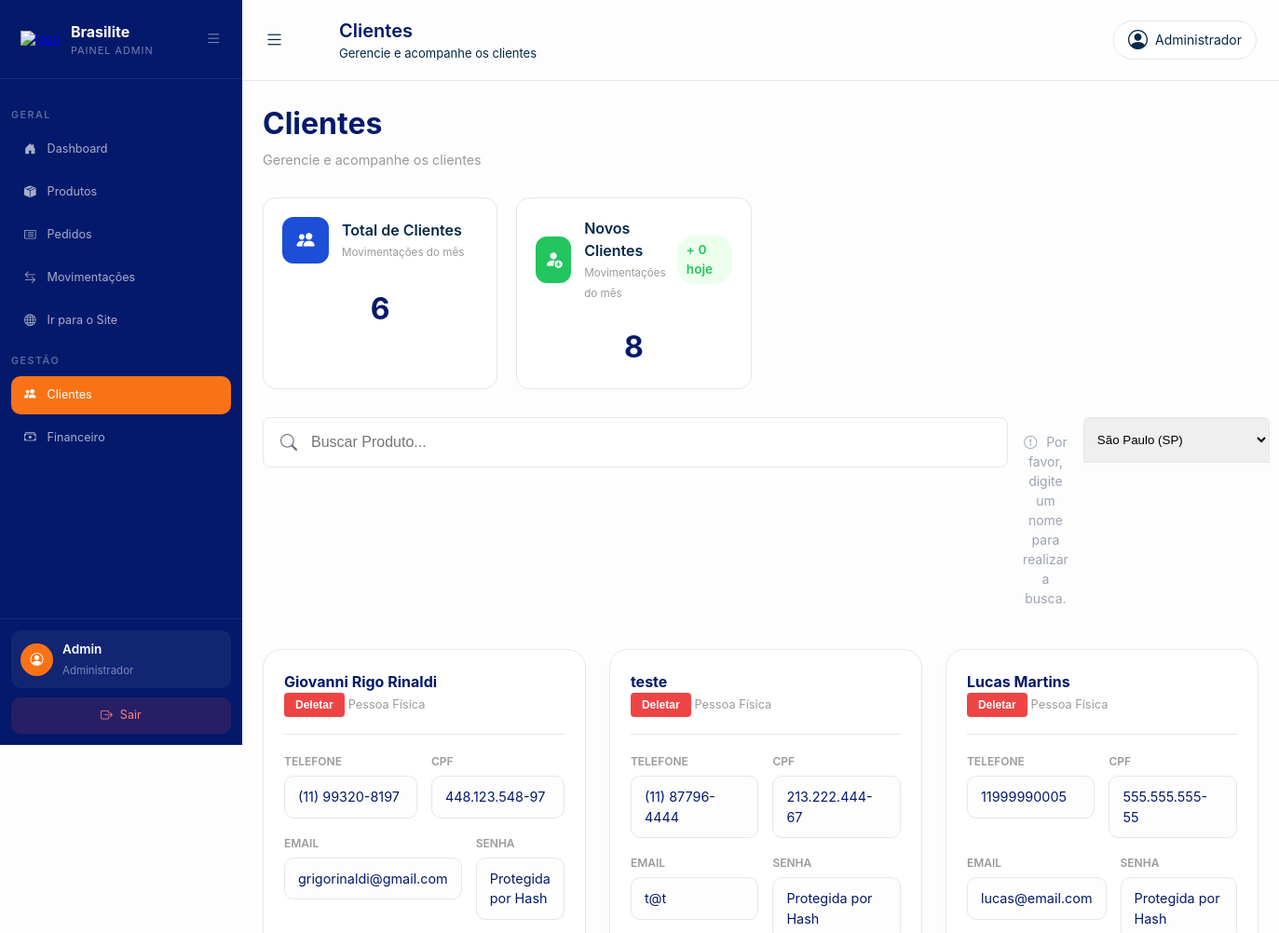
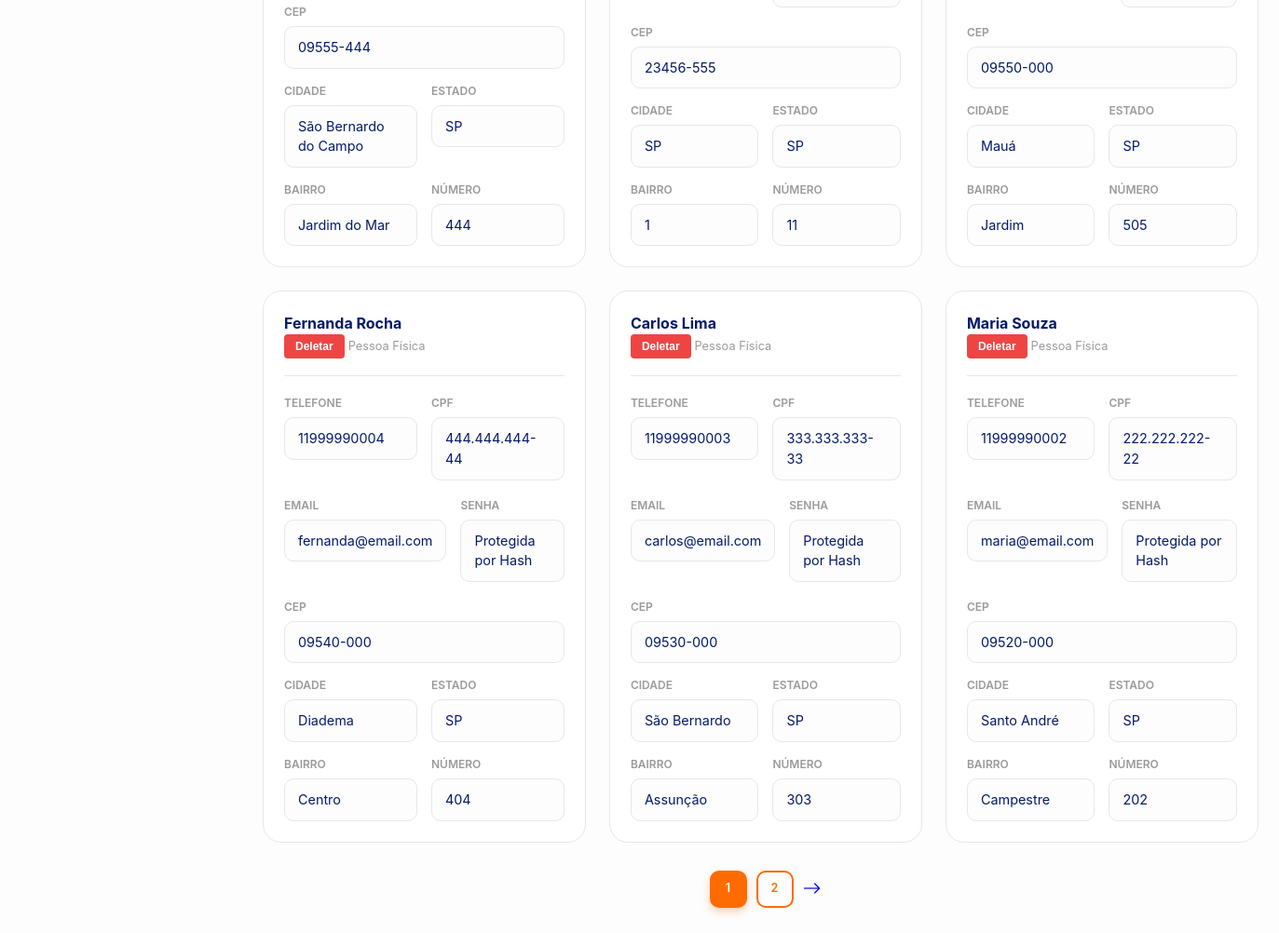
The page /Dashboard/clientes.php?estado=SP on the database its author committed (2 pictures, top to bottom).
### tables this page shows
CREATE TABLE `usuario` (
  `id_usuario` int(11) NOT NULL,
  `nome` varchar(150) NOT NULL,
  `email` varchar(100) NOT NULL,
  `senha` varchar(255) NOT NULL,
  `perfil_usuario` enum('cliente','admin') NOT NULL DEFAULT 'cliente',
  `cpf` varchar(14) NOT NULL,
  `telefone` varchar(20) DEFAULT NULL,
  `cep` varchar(9) DEFAULT NULL,
  `estado` char(2) DEFAULT NULL,
  `cidade` varchar(100) DEFAULT NULL,
  `bairro` varchar(100) DEFAULT NULL,
  `numero` varchar(20) DEFAULT NULL,
  `data_cadastro` date NOT NULL DEFAULT current_timestamp()
);

### Dashboard/clientes.php (the view, shortened to what this page needs)
<?php
require_once '../Crud/crud.php';
$hoje         = date('Y-m-d');
$estadoFiltro = isset($_GET['estado']) ? trim($_GET['estado']) : '';
$busca        = $_GET['busca'] ?? '';
$busca        = trim($busca);
$id_filtrado = !empty($_GET['id_filtrado']) ? (int)$_GET['id_filtrado'] : null;
$limite      = 6;
$paginaAtual = isset($_GET['pagina']) ? (int)$_GET['pagina'] : 1;
$where = "WHERE 1=1";
if (!empty($estadoFiltro)) {
    $where .= " AND estado = '$estadoFiltro'";
}
$totalRegistros = $pdo->query("
    SELECT COUNT(*) AS total
    FROM usuario
    $where
")->fetch(PDO::FETCH_ASSOC)['total'];
$totalPaginas = max(1, ceil($totalRegistros / $limite));
$offset = ($paginaAtual - 1) * $limite;
$cadastrados = $pdo->query("
    SELECT *
    FROM usuario
    $where
    ORDER BY id_usuario DESC
    LIMIT $limite OFFSET $offset
")->fetchAll(PDO::FETCH_ASSOC);
$novos_dia = $pdo->query("
    SELECT COUNT(*) AS total FROM usuario WHERE DATE(data_cadastro) = '$hoje'
")->fetch(PDO::FETCH_ASSOC)['total'];
$novos_mes = $pdo->query("
    SELECT COUNT(*) AS total
    FROM usuario
    WHERE data_cadastro >= NOW() - INTERVAL 1 MONTH
")->fetch(PDO::FETCH_ASSOC)['total'];
$queryBase = http_build_query([
    'busca'       => $busca,
    'id_filtrado' => $id_filtrado,
    'estado'      => $estadoFiltro
]);
?>
<!DOCTYPE html>
<html lang="pt-br">
<head>
    <link rel="stylesheet" href="css/global.css">
    <link rel="stylesheet" href="css/sidebar.css">
    <link rel="stylesheet" href="css/clientes.css?v=3">
    <link rel="stylesheet" href="https://cdn.jsdelivr.net/npm/bootstrap-icons@1.11.3/font/bootstrap-icons.min.css">
</head>
<body>
    <?php
    require_once("../partials/sidebar.php");
    ?>
    <div class="content">
        <header class="topbar">
            <div class="topbar-left">
                <label for="menu-toggle" class="menu-btn">
                    <i class="bi bi-list"></i>
                </label>
                <div class="header-left">
                    <h1>Clientes</h1>
                    <p>Gerencie e acompanhe os clientes</p>
                </div>
            </div>
            <div class="topbar-right">
                <div class="user">
                    <i class="bi bi-person-circle"></i>
                    <p>Administrador</p>
                </div>
            </div>
        </header>
        <main>
            <div class="container-pagina">
                <div class="tabela-header">
                    <div>
                        <h1>Clientes</h1>
                        <p>Gerencie e acompanhe os clientes</p>
                    </div>
                </div>
                <div class="kpi-grid">
                    <div class="kpi-card">
                        <div class="kpi-header">
                            <div class="kpi-left">
                                <div class="kpi-icon entrada">
                                    <i class="bi bi-people-fill"></i>
                                </div>
                                <div>
                                    <div class="kpi-label">Total de Clientes</div>
                                    <small>Movimentações do mês</small>
                                </div>
                            </div>
                        </div>
                        <div class="kpi-valor"><?= count($cadastrados) ?></div>
                    </div>
                    <div class="kpi-card">
                        <div class="kpi-header">
                            <div class="kpi-left">
                                <div class="kpi-icon saida">
                                    <i class="bi bi-person-fill-add"></i>
                                </div>
                                <div>
                                    <div class="kpi-label">Novos Clientes</div>
                                    <small>Movimentações do mês</small>
                                </div>
                            </div>
                            <span class="kpi-extra negativo">
                                + <?= $novos_dia; ?> hoje
                            </span>
                        </div>
                        <div class="kpi-valor"><?= $novos_mes; ?></div>
                    </div>
                </div>
                <div class="main-filtro">
                    <form method="GET" action="clientes.php" class="form-filtro-pesquisa">
                        <div class="barra-pesquisa">
                            <i class="bi bi-search"></i>
                            <input
                                type="text"
                                name="busca"
                                value="<?= htmlspecialchars($busca) ?>"
                                placeholder="Buscar Produto...">
                        </div>
                    </form>
                    <?php if (empty($cadastrados)): ?>
                        <div class="item-resultado sem-resultado" style="padding: 16px; color: #9ca3af; text-align: center; font-size: 14px;">
                            <i class="bi bi-exclamation-circle" style="margin-right: 6px;"></i>
                            Nenhum cliente encontrado.
                        </div>
                     <?php elseif (empty($pesquisa)):?>
                        <div class="item-resultado sem-resultado" style="padding: 16px; color: #9ca3af; text-align: center; font-size: 14px;">
                            <i class="bi bi-exclamation-circle" style="margin-right: 6px;"></i>
                            Por favor, digite um nome para realizar a busca.
                        </div>      <?php endif; ?>
                    <form method="GET" action="clientes.php">
                        <select name="estado" onchange="this.form.submit()">
                            <option value="SP" <?= $estadoFiltro == 'SP' ? 'selected' : '' ?>>São Paulo (SP)</option>
                        </select>
                    </form>
                </div>
                <div class="grid-clientes" style="margin-top: 2em;">
                    <?php foreach ($cadastrados as $usuario) {
                    ?>
                        <div class="card-cliente">
                            <div class="perfil">
                                <div class="nome">
                                    <p><?= ($usuario['nome'] != 'NULL') ? htmlspecialchars($usuario['nome']) : 'NULL';  ?></p>
                                    <form method="POST" action="clientes.php" onsubmit="return confirm('Tem certeza que deseja excluir este usuário?');" style="display: inline;">
                                        <button type="submit" style="background-color: #ef4444; color: white; border: none; padding: 6px 12px; border-radius: 4px; cursor: pointer; font-weight: bold; font-size: 12px;">
                                            Deletar
                                        </button>
                                    </form>
                                    <span>Pessoa Física</span>
                                </div>
                            </div>
                            <div class="info-geral">
                                <div class="info">
                                    <div class="fone">
                                        <label>Telefone</label>
                                        <p><?= htmlspecialchars($usuario['telefone']); ?></p>
                                    </div>
                                    <div class="cpf">
                                        <label>CPF</label>
                                        <p><?= htmlspecialchars($usuario['cpf']); ?></p>
                                    </div>
                                </div>
                                <div class="cadastrado">
                                    <div class="email">
                                        <label>Email</label>
                                        <p><?= htmlspecialchars($usuario['email']); ?></p>
                                    </div>
                                    <div class="senha">
                                        <label>Senha</label>
                                        <p>Protegida por Hash</p>
                                    </div>
                                </div>
                                <div class="localizacao">
                                    <div class="cep">
                                        <label>CEP</label>
                                        <p><?= htmlspecialchars($usuario['cep']); ?></p>
                                    </div>
                                    <div class="cid-est">
                                        <div class="cidade">
                                            <label>Cidade</label>
                                            <p><?= htmlspecialchars($usuario['cidade']); ?></p>
                                        </div>
                                        <div class="estado">
                                            <label>Estado</label>
                                            <p><?= htmlspecialchars($usuario['estado']); ?></p>
                                        </div>
                                    </div>
                                    <div class="complemento">
                                        <div class="bairro">
                                            <label>Bairro</label>
                                            <p><?php $bairro_limpo = trim($usuario['bairro']);
                                                $bairro_minusculo = strtolower($bairro_limpo);
                                                echo (empty($bairro_limpo) || $bairro_minusculo === 'null' || strlen($bairro_limpo) === 0 ? 'Não informado' : htmlspecialchars($bairro_limpo)); ?></p>
                                        </div>
                                        <div class="numero">
                                            <label>Número</label>
                                            <p><?= htmlspecialchars($usuario['numero']); ?></p>
                                        </div>
                                    </div>
                                </div>
                            </div>
                        </div>
                    <?php
                    }
                    ?>
                </div>
                <div class="paginacao">
                    <div class="box-num">
                        <?php for ($i = 1; $i <= $totalPaginas; $i++): ?>
                            <a href="?pagina=<?= $i ?>&<?= $queryBase ?>" class="<?php echo $i == $paginaAtual ? 'ativo' : ''; ?>">
                                <?php echo $i; ?>
                            </a>
                        <?php endfor; ?>
                    </div>
                    <div class="seta">
                        <?php if ($paginaAtual < $totalPaginas): ?>
                            <a class="seta" href="?pagina=<?= $paginaAtual + 1 ?>&<?= $queryBase ?>">
                                <i class="bi bi-arrow-right"></i>
                            </a>
                        <?php endif; ?>
                    </div>
                </div>
            </div>
        </main>
    </div>
</body>
</html>

### Dashboard/css/global.css (style rules this page uses)
:root { --primary: #1D4ED8; --green: #22C55E; --red: #EF4444; --orange: #F97316; --orange-hover: #c05000; --primary-color: #074880; --secondary-color: #C26931; --orange-grafico: #ff7700; --blue-grafico: #2b09ec; --background-color: #fdfdfd; --title: #04196B; --top-header: #032949e3; --text-color: #FFFFFF; --border: #e5e7eb; --border-fraca: #e9ebee46; --detalhes: #032949; --icon-box: #aaaaaa; --text-info: #707070b4; --box-critico: #fa3e3e71; --box-atencao: #f9c74f71; --text-atencao: #ffd902; --text-critico: #ff0000; --border-lista: #e5e7eb34; --footer-sidebar: #031349; --primary-blue: #0A1F3C; --accent-orange: #F28C07; --accent-green: #25D366; --bg-light: #F9FAFB; --bg-white: #FFFFFF; --text-gray: #6B7280; --border-color: #E5E7EB; --font-main: 'Arial', sans-serif; }

### Dashboard/css/sidebar.css (style rules this page uses)
.content { width: calc(100% - 260px); margin-left: 260px; min-height: 100vh; }

### rows shown on the page
usuario: nome "Giovanni Rigo Rinaldi", telefone "(11) 99320-8197", cpf "448.123.548-97", email "grigorinaldi@gmail.com", cep "09555-444", cidade "São Bernardo do Campo", estado "SP", bairro "Jardim do Mar", numero "444"
usuario: nome "teste", telefone "(11) 87796-4444", cpf "213.222.444-67", email "t@t", cep "23456-555", cidade "SP", estado "SP", bairro "1", numero "11"
usuario: nome "Lucas Martins", telefone "11999990005", cpf "555.555.555-55", email "lucas@email.com", cep "09550-000", cidade "Mauá", estado "SP", bairro "Jardim", numero "505"
usuario: nome "Fernanda Rocha", telefone "11999990004", cpf "444.444.444-44", email "fernanda@email.com", cep "09540-000", cidade "Diadema", estado "SP", bairro "Centro", numero "404"
usuario: nome "Carlos Lima", telefone "11999990003", cpf "333.333.333-33", email "carlos@email.com", cep "09530-000", cidade "São Bernardo", estado "SP", bairro "Assunção", numero "303"
usuario: nome "Maria Souza", telefone "11999990002", cpf "222.222.222-22", email "maria@email.com", cep "09520-000", cidade "Santo André", estado "SP", bairro "Campestre", numero "202"

### other values the page prints
$nome_usuario "Admin"
count($cadastrados) "6"
$novos_dia "0"
$novos_mes "8"
